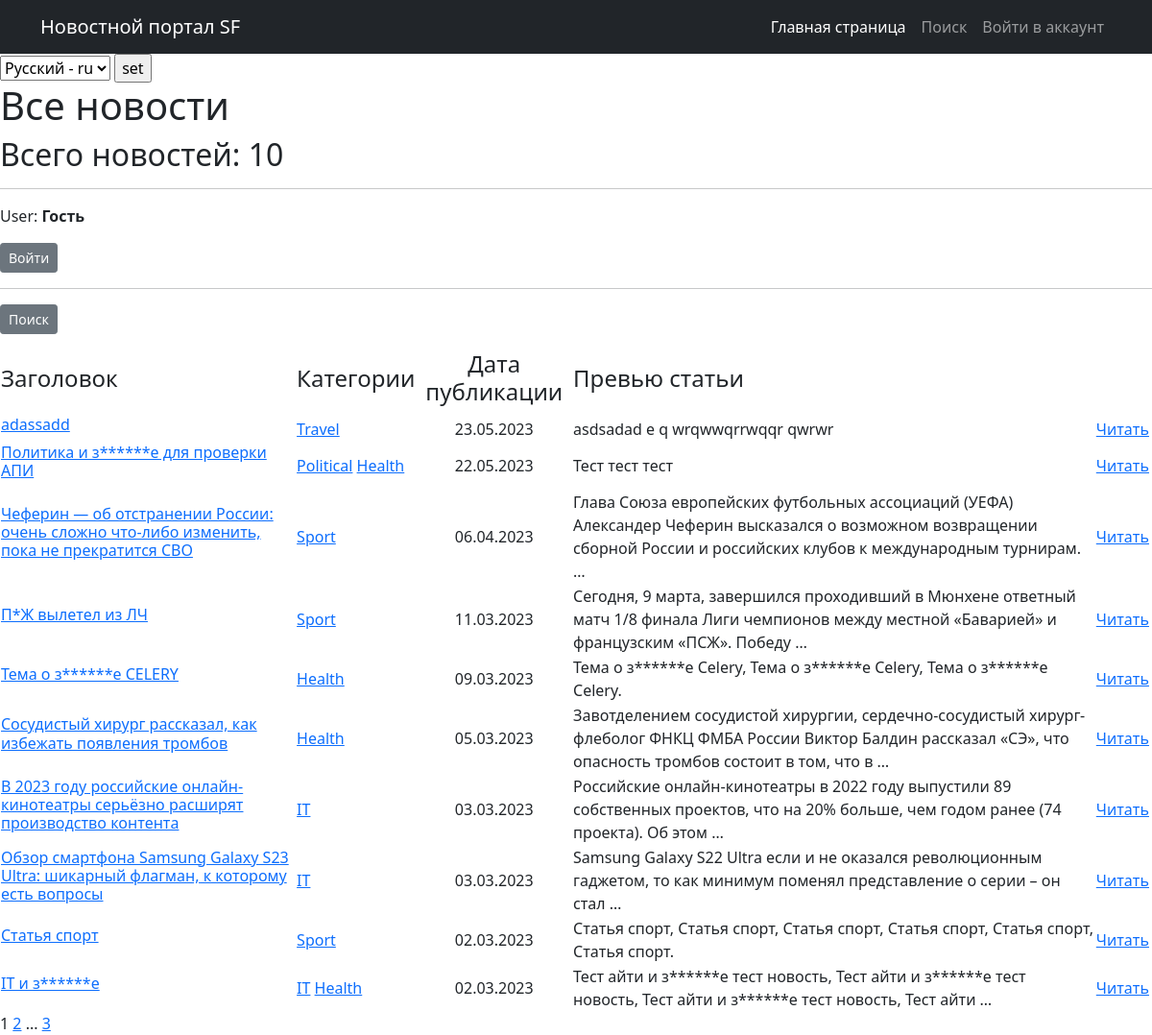
Page /news/ on the committed database.
### news/models.py (models this page shows, shortened)
class Post(models.Model):
    news = 'NEWS'
    article = 'ART'
    TYPE = [
        (news, 'Новость'),
        (article, 'Статья')
    ]
    author = models.ForeignKey(Author, on_delete=models.CASCADE)
    category_type = models.CharField(max_length=4,
                                choices=TYPE,
                                default=news)
    time_add = models.DateTimeField(auto_now_add=True)
    category_post = models.ManyToManyField(Category, through='PostCategory')
    header_post = models.CharField(max_length=128)
    text = models.TextField()
    rating_post = models.SmallIntegerField(default=0)

class Category(models.Model):
    name_category = models.CharField(max_length=64, unique=True)
    subscribers = models.ManyToManyField(User, related_name='categories')
    def __str__(self):
        return f'{self.name_category}'

### news/views.py (the view)
# urls.py: path('', cache_page(5)(PostList.as_view()), name='post_list'),
class PostList(ListView):
    model = Post
    ordering = '-time_add'
    template_name = 'posts.html'
    context_object_name = 'posts'
    paginate_by = 10
    def get_context_data(self, **kwargs):
        context = super().get_context_data(**kwargs)
        context['is_author'] = self.request.user.groups.filter(name='authors').exists()
        return context

### news/templatetags/custom_filters.py (called while the page is built)
@register.filter()
def censor(value):
    bad_words = ['редиска','гад', 'здоровье', 'ПСЖ']
    if not isinstance(value, str):
        raise TypeError(f'Недопустимое значение{type(value)} Нужно ввести строковое значение')
    for word in value.split():
        if word.lower() in bad_words or word.upper() in bad_words:
            value = value.replace(word, f'{word[0]}{"*" * (len(word) - 2)}{word[-1]}')
    return value

### templates/posts.html (shortened to what this page needs)
{% extends 'flatpages/default.html' %}
{% load custom_filters %}
{% load i18n %}
{% block content %}
<form action="{% url 'set_language' %}" method="POST"> {% csrf_token %}
        {% get_current_language as LANGUAGE_CODE %}
        <select name="language" id="">
            {% get_available_languages as LANGUAGES %}
            {% get_language_info_list for LANGUAGES as languages %}
            {% for language in languages %}
                <option value="{{ language.code }}" {% if language.code == LANGUAGE_CODE %} selected {% endif %}>
                    {{ language.name_local }} - {{ language.code }}
                </option>
            {% endfor %}
        </select>
        <input type="submit" value="set">
    </form>
    <h1> {% trans "All news" %} </h1>
    <h2>Всего новостей: {{posts|length}}</h2>
    <hr>
    {% if user.is_authenticated %}
        <p>User: <strong>{{ user.get_username }}</strong></p>
        <p class="text-left"><a href="/accounts/logout" class="btn btn-secondary btn-sm">Выйти</a></p>
    {% else %}
        <p>User: <strong>Гость</strong></p>
        <p class="text-left"><a href="/accounts/login" class="btn btn-secondary btn-sm">Войти</a></p>
    {% endif %}
    <hr>
    <p class="text-left"><a href="{% url 'post_search' %}" class="btn btn-secondary btn-sm">Поиск</a></p>
    {% if posts %}
        <table>
            <tr>
                <td><h4>Заголовок</h4></td>
                <td><h4>Категории</h4></td>
                <td><h4 align="center">Дата публикации</h4></td>
                <td><h4>Превью статьи</h4></td>
            </tr>
            {% for post in posts %}
                <tr>
                    <td><h6><a href="{% url 'post_detail' post.id %}">{{post.header_post|censor}}</a></h6></td>
                    <td>{% for category in post.category_post.all %}
                            <a href="{% url 'category_list' category.id %}"> {{category}}</a>
                        {% endfor %}</td>
                    <td align="center">{{post.time_add|date:'d.m.Y'}}</td>
                    <td>{{post.text|truncatewords:20|censor}}</td>
                    <td><a href="{% url 'post_detail' pk=post.id %}">Читать</a></td>
                    <td>
                    </td>
                </tr>
            {% endfor %}
        </table>
    {% else %}
        <h2>Новостей нет...</h2>
    {% endif %}
    {{page_obj.number}}
    {% if page_obj.has_next %}
        <a href="?page={{page_obj.next_page_number}}" > {{ page_obj.next_page_number }}</a>
        {% if paginator.num_pages != page_obj.next_page_number %}
            ...
            <a href="?page={{ page_obj.paginator.num_pages }}">{{ page_obj.paginator.num_pages }}</a>
        {% endif %}
    {% endif %}
{% endblock content %}

### rows in the picture
Post: header_post|censor "adassadd", time_add "23.05.2023", text|censor "asdsadad e q wrqwwqrrwqqr qwrwr"
Category: name_category "Travel"
Post: header_post|censor "Политика и з******е для проверки АПИ", time_add "22.05.2023", text|censor "Тест тест тест"
Category: name_category "Political"
Category: name_category "Health"
Post: header_post|censor "Чеферин — об отстранении России: очень сложно что‑либо изменить, пока не прекратится СВО", time_add "06.04.2023", text|censor "Глава Союза европейских футбольных ассоциаций (УЕФА) Александер Чеферин высказался о возможном возвращении сборной России и российских клубов к международным турнирам. …"
Category: name_category "Sport"
Post: header_post|censor "П*Ж вылетел из ЛЧ", time_add "11.03.2023", text|censor "Сегодня, 9 марта, завершился проходивший в Мюнхене ответный матч 1/8 финала Лиги чемпионов между местной «Баварией» и французским «ПСЖ». Победу …"
Post: header_post|censor "Тема о з******е CELERY", time_add "09.03.2023", text|censor "Тема о з******е Celery, Тема о з******е Celery, Тема о з******е Celery."
Post: header_post|censor "Сосудистый хирург рассказал, как избежать появления тромбов", time_add "05.03.2023", text|censor "Завотделением сосудистой хирургии, сердечно-сосудистый хирург-флеболог ФНКЦ ФМБА России Виктор Балдин рассказал «СЭ», что опасность тромбов состоит в том, что в …"
Post: header_post|censor "В 2023 году российские онлайн-кинотеатры серьёзно расширят производство контента", time_add "03.03.2023", text|censor "Российские онлайн‑кинотеатры в 2022 году выпустили 89 собственных проектов, что на 20% больше, чем годом ранее (74 проекта). Об этом …"
Category: name_category "IT"
Post: header_post|censor "Обзор смартфона Samsung Galaxy S23 Ultra: шикарный флагман, к которому есть вопросы", time_add "03.03.2023", text|censor "Samsung Galaxy S22 Ultra если и не оказался революционным гаджетом, то как минимум поменял представление о серии – он стал …"
Post: header_post|censor "Статья спорт", time_add "02.03.2023", text|censor "Статья спорт, Статья спорт, Статья спорт, Статья спорт, Статья спорт, Статья спорт."
Post: header_post|censor "IT и з******е", time_add "02.03.2023", text|censor "Тест айти и з******е тест новость, Тест айти и з******е тест новость, Тест айти и з******е тест новость, Тест айти …"

### other values in the picture
{{ posts|length }} "10"
{{ page_obj.number }} "1"
{{ page_obj.next_page_number }} "2"
{{ page_obj.paginator.num_pages }} "3"
form field language "Русский - ru"
